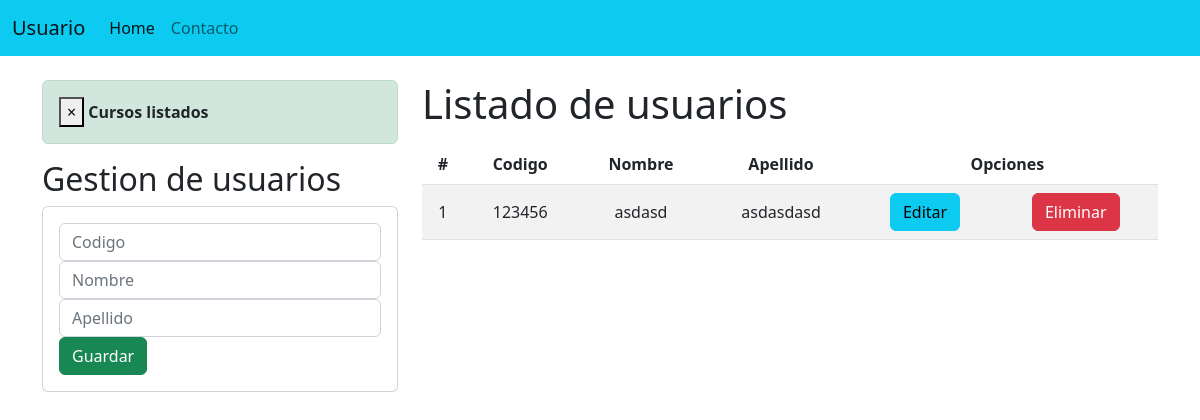
Before: / with the older database file.
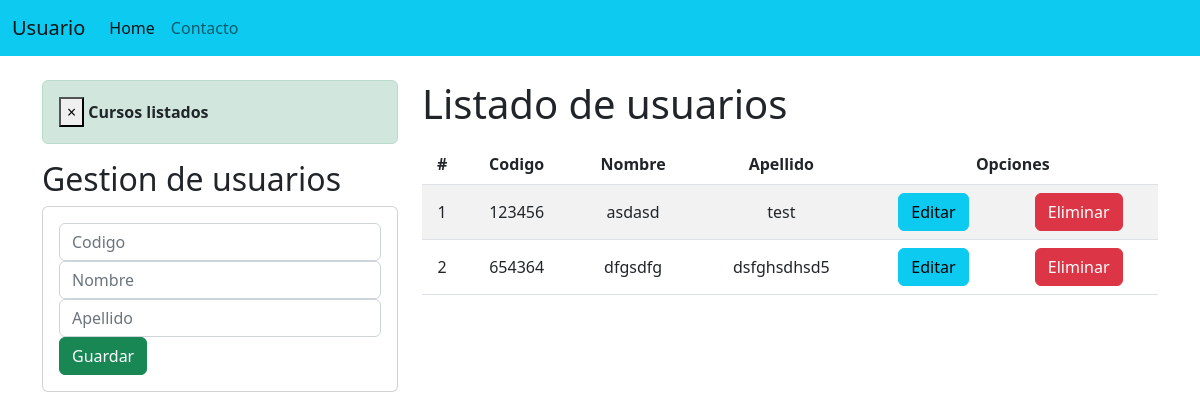
After: the same page with the newer database file.
### aplicaciones/usuario/models.py (models this page shows, shortened)
class Usuario(models.Model):
    codigo=models.CharField(primary_key=True,max_length=6)
    nombre=models.CharField(max_length=50)
    apellido=models.CharField(max_length=50)

### aplicaciones/usuario/views.py (the view)
# urls.py: path('', views.home),
def home(request):
    listaUsuarios = Usuario.objects.all()
    messages.success(request, 'Cursos listados')
    return render(request, "gestionUsuarios.html", {"usuarios": listaUsuarios})

### aplicaciones/usuario/templates/gestionUsuarios.html (shortened to what this page needs)
{% extends "./plantilla.html" %}
{% block body %}
<div class="row">
  <div class="col-sm-12 col-md-6 col-lg-4 col-xl-4">
        {% if messages %}
          {% for message in messages %}
            <div class="alert alert-dismissible alert-success fade show" id="mensaje">
              <button type="button" class="close" data-bs-dismiss="alert" aria-label="Close">&times;</button>
              <strong class="text-dark">{{ message }}</strong>
            </div>
          {% endfor %}
        {% endif %}
       <h2>Gestion de usuarios</h2>
       <div class="card">
        <div class="card-body">
          <form action="/registrarUsuario/" method="POST">{% csrf_token %}
            <div class="form-group">
              <input type="text" id="txtCodigo" name="txtCodigo" class="form-control" placeholder="Codigo" minlength="6" maxlength="6">
            </div>
            <div class="form-group">
              <input type="text" id="txtNombre" name="txtNombre" class="form-control" placeholder="Nombre" minlength="2" maxlength="50">
            </div>
            <div class="form-group">
              <input type="text" id="txtApellido" name="txtApellido" class="form-control" placeholder="Apellido" minlength="2" maxlength="50">
            </div>
            <div class="form-group">
              <button type="submit" class="btn btn-success btn-block text-white">Guardar</button>
            </div>
          </form>
        </div>
       </div>
  </div>
  <div class="col-sm-12 col-md-6 col-lg-8 col-xl-8">
    <h1>Listado de usuarios</h1>
       <div class="table-responsive py-2">
        <table class="table table-striped">
          <thead>
            <tr>
              <th>#</th>
              <th>Codigo</th>
              <th>Nombre</th>
              <th>Apellido</th>
              <th colspan="2">Opciones</th>
            </tr>
          </thead>
          <tbody>
            {% for u in usuarios %}
            <tr>
                <td>{{forloop.counter}}</td>
                <td>{{u.codigo}}</td>
                <td>{{u.nombre}}</td>
                <td>{{u.apellido}}</td>
                <td><a href="edicionUsuario/{{u.codigo}}" class="btn btn-info">Editar</a></td>
                <td><a href="eliminarUsuario/{{u.codigo}}" class="btn btn-danger btnEliminacion">Eliminar</a></td>
            </tr>
            {% endfor %}
          </tbody>
        </table>
       </div>
  </div>
</div>
{% endblock %}

Changed rows visible on the page:
changed Usuario "asdasd": apellido "asdasdasd" → "test"
added Usuario: codigo "654364", nombre "dfgsdfg", apellido "dsfghsdhsd5"
